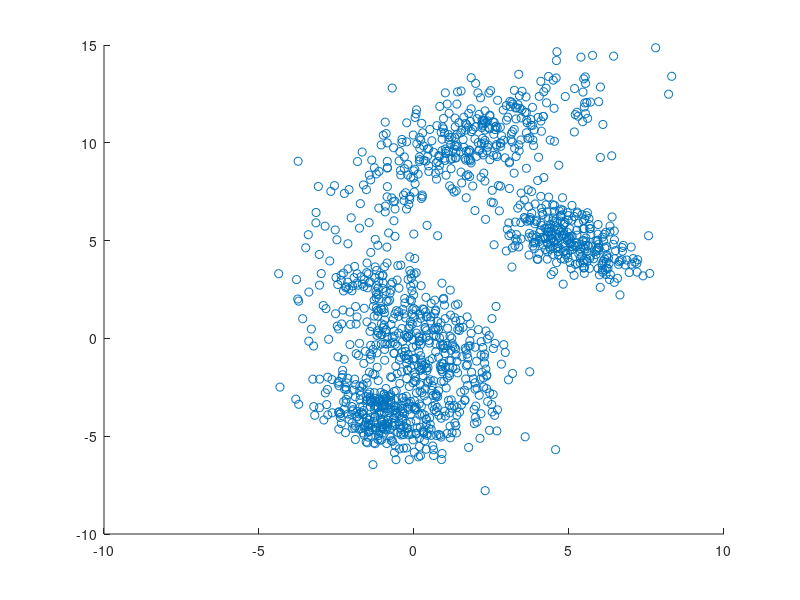
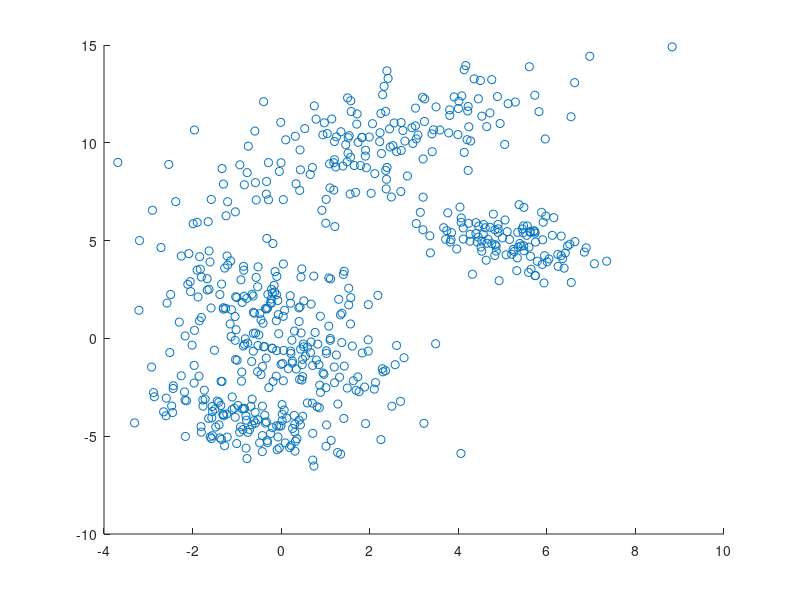

Here is the MATLAB script that generated these plots, in order:
% this script playes a role of dataset constructor. 
clear
clc

% covariance matrices
cov(1).matrix = [4, 2; 2, 3];
[M1, V1] = eig(cov(1).matrix);
cov(2).matrix = [2, -2; -2, 6];
[M2, V2] = eig(cov(1).matrix);
cov(3).matrix = [1, -0.5; -0.5, 1];
[M3, V3] = eig(cov(1).matrix);
cov(4).matrix = [1, -0.5; -0.5, 1];
[M4, V4] = eig(cov(1).matrix);

% mean values
mean(1).mu = [2,10];
mean(2).mu = [0,0];
mean(3).mu = [-1,-4];
mean(4).mu = [5,5];

% sample sizes
n(1) = 500;
n(2) = 700;
n(3) = 400;
n(4) = 400;

combinedData = [];
for i=1:4
    D(i).set = mvnrnd(mean(i).mu,cov(i).matrix,n(i));
    D(i).set(:, 3) = ones(n(i), 1) * i;
    combinedData = [combinedData ; D(i).set];
end

p = randperm(size(combinedData, 1));
randomCombinedData = combinedData(p, :);

trainingSample = randomCombinedData(1:size(randomCombinedData,1) * 0.7, :);
vaidationSample = randomCombinedData(size(randomCombinedData,1) * 0.7 + 1 : end, 1 : 2);
vaidationSampleTrue = randomCombinedData(size(randomCombinedData,1) * 0.7 + 1 : end, :);

figure;
scatter(trainingSample(:, 1), trainingSample(:, 2))
figure;
scatter(vaidationSample(:, 1), vaidationSample(:, 2))
